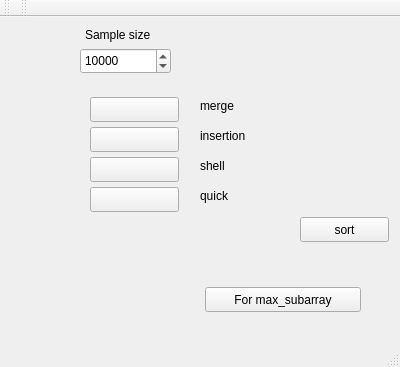
<?xml version="1.0" encoding="UTF-8"?>
<ui version="4.0">
 <class>MainWindow</class>
 <widget class="QMainWindow" name="MainWindow">
  <property name="geometry">
   <rect>
    <x>0</x>
    <y>0</y>
    <width>400</width>
    <height>367</height>
   </rect>
  </property>
  <property name="windowTitle">
   <string>MainWindow</string>
  </property>
  <widget class="QWidget" name="centralWidget">
   <widget class="QPushButton" name="pushButton_2">
    <property name="geometry">
     <rect>
      <x>300</x>
      <y>200</y>
      <width>89</width>
      <height>25</height>
     </rect>
    </property>
    <property name="text">
     <string>sort</string>
    </property>
   </widget>
   <widget class="QPushButton" name="pushButton_insertion">
    <property name="geometry">
     <rect>
      <x>90</x>
      <y>110</y>
      <width>89</width>
      <height>25</height>
     </rect>
    </property>
    <property name="text">
     <string/>
    </property>
   </widget>
   <widget class="QPushButton" name="pushButton_shell">
    <property name="geometry">
     <rect>
      <x>90</x>
      <y>140</y>
      <width>89</width>
      <height>25</height>
     </rect>
    </property>
    <property name="text">
     <string/>
    </property>
   </widget>
   <widget class="QPushButton" name="pushButton_rate">
    <property name="geometry">
     <rect>
      <x>90</x>
      <y>170</y>
      <width>89</width>
      <height>25</height>
     </rect>
    </property>
    <property name="text">
     <string/>
    </property>
   </widget>
   <widget class="QLabel" name="label">
    <property name="geometry">
     <rect>
      <x>200</x>
      <y>110</y>
      <width>67</width>
      <height>17</height>
     </rect>
    </property>
    <property name="text">
     <string>insertion</string>
    </property>
   </widget>
   <widget class="QLabel" name="label_2">
    <property name="geometry">
     <rect>
      <x>200</x>
      <y>140</y>
      <width>67</width>
      <height>17</height>
     </rect>
    </property>
    <property name="text">
     <string>shell</string>
    </property>
   </widget>
   <widget class="QLabel" name="label_3">
    <property name="geometry">
     <rect>
      <x>200</x>
      <y>170</y>
      <width>67</width>
      <height>17</height>
     </rect>
    </property>
    <property name="text">
     <string>quick</string>
    </property>
   </widget>
   <widget class="QPushButton" name="pushButton_selection">
    <property name="geometry">
     <rect>
      <x>90</x>
      <y>80</y>
      <width>89</width>
      <height>25</height>
     </rect>
    </property>
    <property name="text">
     <string/>
    </property>
   </widget>
   <widget class="QLabel" name="label_4">
    <property name="geometry">
     <rect>
      <x>200</x>
      <y>80</y>
      <width>67</width>
      <height>17</height>
     </rect>
    </property>
    <property name="text">
     <string>merge</string>
    </property>
   </widget>
   <widget class="QDoubleSpinBox" name="doubleSpinBox_size">
    <property name="geometry">
     <rect>
      <x>80</x>
      <y>31</y>
      <width>91</width>
      <height>26</height>
     </rect>
    </property>
    <property name="decimals">
     <number>0</number>
    </property>
    <property name="maximum">
     <double>9999999.000000000000000</double>
    </property>
    <property name="value">
     <double>10000.000000000000000</double>
    </property>
   </widget>
   <widget class="QLabel" name="label_7">
    <property name="geometry">
     <rect>
      <x>85</x>
      <y>5</y>
      <width>81</width>
      <height>26</height>
     </rect>
    </property>
    <property name="text">
     <string>Sample size</string>
    </property>
   </widget>
   <widget class="QPushButton" name="pushButton">
    <property name="geometry">
     <rect>
      <x>205</x>
      <y>270</y>
      <width>156</width>
      <height>25</height>
     </rect>
    </property>
    <property name="text">
     <string>For max_subarray</string>
    </property>
   </widget>
  </widget>
  <widget class="QMenuBar" name="menuBar">
   <property name="geometry">
    <rect>
     <x>0</x>
     <y>0</y>
     <width>400</width>
     <height>22</height>
    </rect>
   </property>
  </widget>
  <widget class="QToolBar" name="mainToolBar">
   <attribute name="toolBarArea">
    <enum>TopToolBarArea</enum>
   </attribute>
   <attribute name="toolBarBreak">
    <bool>false</bool>
   </attribute>
  </widget>
  <widget class="QStatusBar" name="statusBar"/>
  <widget class="QToolBar" name="toolBar">
   <property name="windowTitle">
    <string>toolBar</string>
   </property>
   <attribute name="toolBarArea">
    <enum>TopToolBarArea</enum>
   </attribute>
   <attribute name="toolBarBreak">
    <bool>false</bool>
   </attribute>
  </widget>
 </widget>
 <layoutdefault spacing="6" margin="11"/>
 <resources/>
 <connections/>
</ui>
